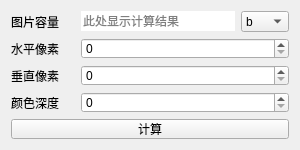
<?xml version="1.0" encoding="UTF-8"?>
<ui version="4.0">
 <class>Form</class>
 <widget class="QWidget" name="Form">
  <property name="geometry">
   <rect>
    <x>0</x>
    <y>0</y>
    <width>300</width>
    <height>150</height>
   </rect>
  </property>
  <property name="minimumSize">
   <size>
    <width>300</width>
    <height>150</height>
   </size>
  </property>
  <property name="maximumSize">
   <size>
    <width>316</width>
    <height>150</height>
   </size>
  </property>
  <property name="windowTitle">
   <string>图片</string>
  </property>
  <property name="windowIcon">
   <iconset resource="ico.qrc">
    <normaloff>:/ico/ico/ZzCalcBox.png</normaloff>:/ico/ico/ZzCalcBox.png</iconset>
  </property>
  <layout class="QGridLayout" name="gridLayout">
   <item row="1" column="2" colspan="2">
    <widget class="QSpinBox" name="spin_pix_h">
     <property name="maximum">
      <number>999999999</number>
     </property>
    </widget>
   </item>
   <item row="2" column="2" colspan="2">
    <widget class="QSpinBox" name="spin_pix_v">
     <property name="maximum">
      <number>999999999</number>
     </property>
    </widget>
   </item>
   <item row="0" column="0">
    <widget class="QLabel" name="label_5">
     <property name="text">
      <string>图片容量</string>
     </property>
    </widget>
   </item>
   <item row="0" column="2">
    <widget class="QLineEdit" name="lineEdit_size">
     <property name="frame">
      <bool>false</bool>
     </property>
     <property name="readOnly">
      <bool>true</bool>
     </property>
     <property name="placeholderText">
      <string>此处显示计算结果</string>
     </property>
    </widget>
   </item>
   <item row="2" column="0">
    <widget class="QLabel" name="label_2">
     <property name="text">
      <string>垂直像素</string>
     </property>
    </widget>
   </item>
   <item row="0" column="3">
    <widget class="QComboBox" name="combo_unit">
     <item>
      <property name="text">
       <string>b</string>
      </property>
     </item>
     <item>
      <property name="text">
       <string>B</string>
      </property>
     </item>
     <item>
      <property name="text">
       <string>KB</string>
      </property>
     </item>
     <item>
      <property name="text">
       <string>MB</string>
      </property>
     </item>
     <item>
      <property name="text">
       <string>GB</string>
      </property>
     </item>
     <item>
      <property name="text">
       <string>TB</string>
      </property>
     </item>
    </widget>
   </item>
   <item row="1" column="0">
    <widget class="QLabel" name="label">
     <property name="text">
      <string>水平像素</string>
     </property>
    </widget>
   </item>
   <item row="3" column="0">
    <widget class="QLabel" name="label_3">
     <property name="text">
      <string>颜色深度</string>
     </property>
    </widget>
   </item>
   <item row="4" column="0" colspan="4">
    <widget class="QPushButton" name="btn_calc">
     <property name="text">
      <string>计算</string>
     </property>
    </widget>
   </item>
   <item row="3" column="2" colspan="2">
    <widget class="QSpinBox" name="spin_depth">
     <property name="maximum">
      <number>999</number>
     </property>
    </widget>
   </item>
   <item row="0" column="1">
    <spacer name="horizontalSpacer">
     <property name="orientation">
      <enum>Qt::Horizontal</enum>
     </property>
     <property name="sizeType">
      <enum>QSizePolicy::Fixed</enum>
     </property>
     <property name="sizeHint" stdset="0">
      <size>
       <width>10</width>
       <height>20</height>
      </size>
     </property>
    </spacer>
   </item>
   <item row="1" column="1">
    <spacer name="horizontalSpacer_2">
     <property name="orientation">
      <enum>Qt::Horizontal</enum>
     </property>
     <property name="sizeType">
      <enum>QSizePolicy::Fixed</enum>
     </property>
     <property name="sizeHint" stdset="0">
      <size>
       <width>10</width>
       <height>20</height>
      </size>
     </property>
    </spacer>
   </item>
   <item row="2" column="1">
    <spacer name="horizontalSpacer_3">
     <property name="orientation">
      <enum>Qt::Horizontal</enum>
     </property>
     <property name="sizeType">
      <enum>QSizePolicy::Fixed</enum>
     </property>
     <property name="sizeHint" stdset="0">
      <size>
       <width>10</width>
       <height>20</height>
      </size>
     </property>
    </spacer>
   </item>
   <item row="3" column="1">
    <spacer name="horizontalSpacer_4">
     <property name="orientation">
      <enum>Qt::Horizontal</enum>
     </property>
     <property name="sizeType">
      <enum>QSizePolicy::Fixed</enum>
     </property>
     <property name="sizeHint" stdset="0">
      <size>
       <width>10</width>
       <height>20</height>
      </size>
     </property>
    </spacer>
   </item>
  </layout>
 </widget>
 <resources>
  <include location="ico.qrc"/>
 </resources>
 <connections>
  <connection>
   <sender>btn_calc</sender>
   <signal>clicked()</signal>
   <receiver>Form</receiver>
   <slot>btn_calc_clicked()</slot>
   <hints>
    <hint type="sourcelabel">
     <x>165</x>
     <y>156</y>
    </hint>
    <hint type="destinationlabel">
     <x>111</x>
     <y>137</y>
    </hint>
   </hints>
  </connection>
 </connections>
 <slots>
  <slot>btn_calc_clicked()</slot>
 </slots>
</ui>
